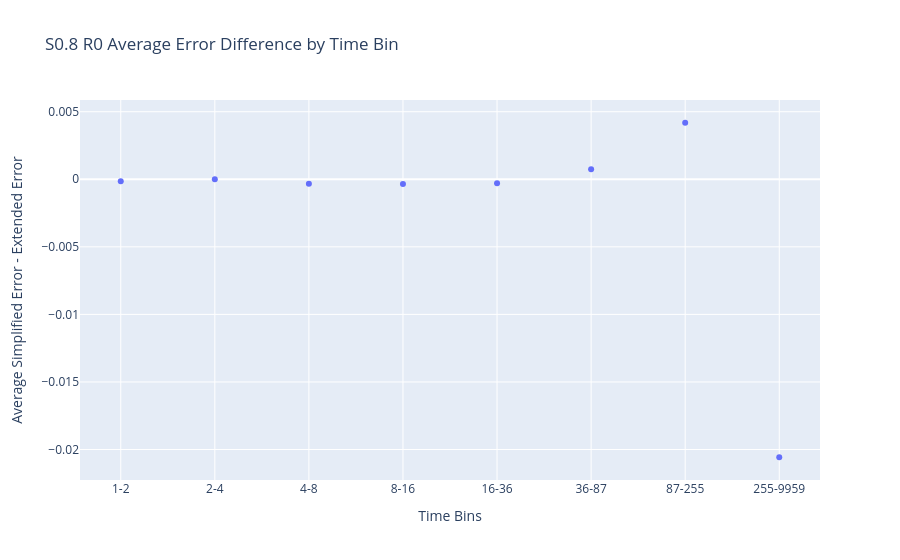

The notebook cell saved with this chart:
### Code cell
avg_error_difference_by_time_bin(S0_8_R0_unary, S0_8_R0_static)

### Figure 1 — Plotly figure (JSON) as saved in the notebook; plotly's stock layout.template omitted (floating-point values rounded to 4 significant figures)
{"data": [{"mode": "markers", "type": "scatter", "x": ["1-2", "2-4", "4-8", "8-16", "16-36", "36-87", "87-255", "255-9959"], "y": [-0.0001422, -8.352e-07, -0.0003265, -0.0003552, -0.0003001, 0.0007514, 0.004184, -0.02057]}], "layout": {"title": {"text": "S0.8 R0 Average Error Difference by Time Bin"}, "xaxis": {"title": {"text": "Time Bins"}}, "yaxis": {"title": {"text": "Average Simplified Error - Extended Error"}}}}
